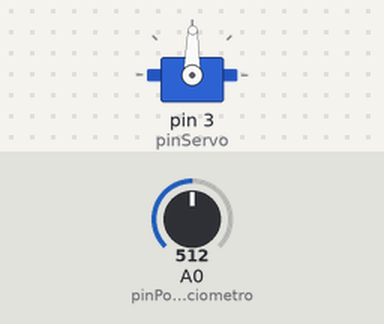
Bench run of a sketch on a simulated Arduino Uno, built with avr-gcc and run on an emulated ATmega328P. Parts: servo. The inputs (shaded band) are chosen by the test bench; at power-on: A0 (pinPotenciometro) = 512. What the sketch prints to the serial monitor is not drawn.

Above: at 1.2 s.
1.3 s: A0 (pinPotenciometro) set to 109
At 2.5 s:
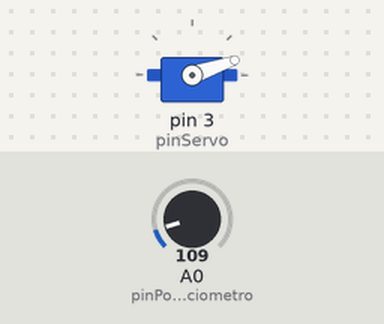
3.2 s: A0 (pinPotenciometro) set to 89
At 3.9 s:
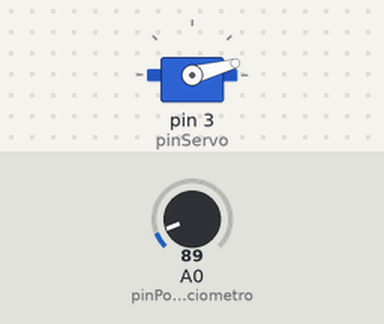
6.6 s: A0 (pinPotenciometro) set to 1023
At 7.1 s:
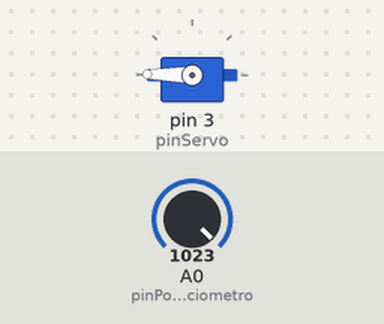
8.2 s: A0 (pinPotenciometro) set to 992
At 9.7 s:
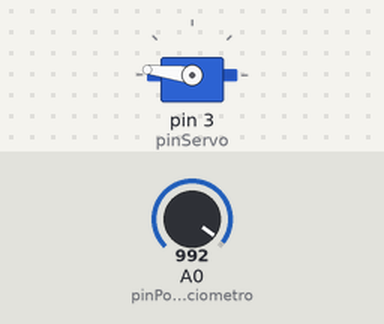
11.2 s: A0 (pinPotenciometro) set to 900
At 12.6 s:
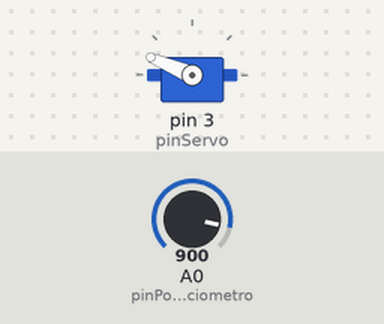
12.9 s: A0 (pinPotenciometro) set to 511
At 13.4 s:
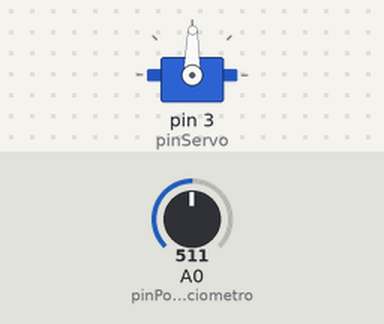
Timing chart, 0 to 15.5 s (numbered marks = the images above; inputs shaded):
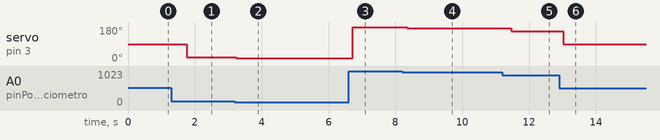

Measured:
- after the input at 1.3 s, servo on pin 3 (pinServo): 89° → 19° after 0.46 s
- after the input at 3.2 s, servo on pin 3 (pinServo): 19° → 15° at once
- after the input at 6.6 s, servo on pin 3 (pinServo): 15° → 179° after 0.12 s
- after the input at 8.2 s, servo on pin 3 (pinServo): 179° → 173° after 0.16 s
- after the input at 11.2 s, servo on pin 3 (pinServo): 173° → 157° after 0.27 s
- after the input at 12.9 s, servo on pin 3 (pinServo): 157° → 89° after 0.13 s

The sketch:

servo_con_pote.ino
```cpp
#include <Servo.h>

#define pinServo 3
#define pinPotenciometro A0

Servo servo1;


void setup() {
  servo1.attach(pinServo);
  Serial.begin(9000600);
}

void loop() {
  int lido = analogRead(pinPotenciometro);
  byte angulo = map(lido, 0, 1023, 0, 179);

  servo1.write(angulo);

  Serial.print("A0:");
  Serial.print(lido);
  Serial.print(" angulo:");
  Serial.println(angulo);

}
```
